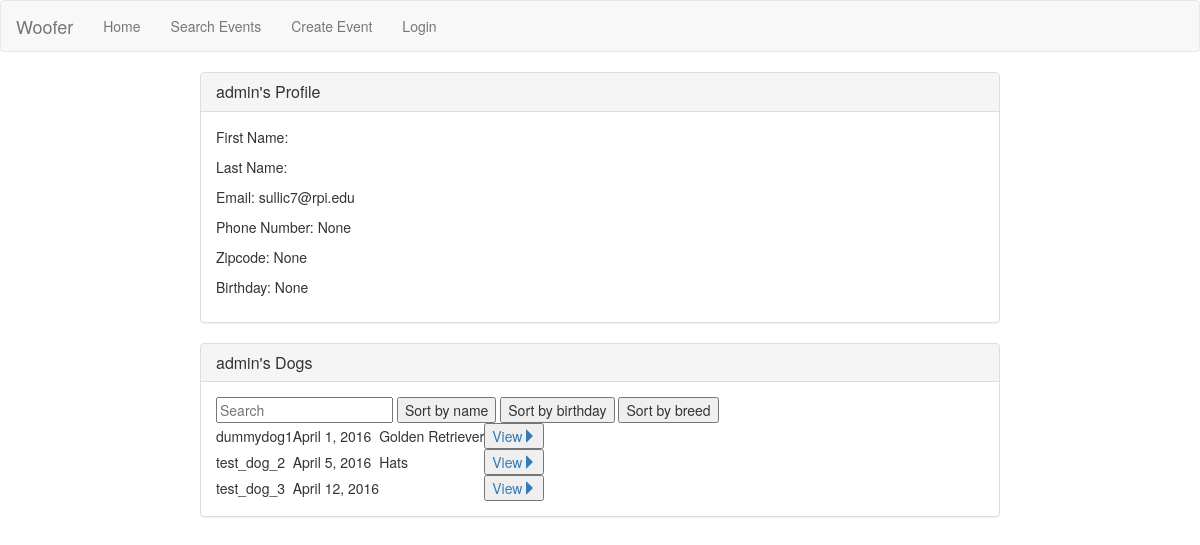
Before: /view_user/1/ with the older database file.
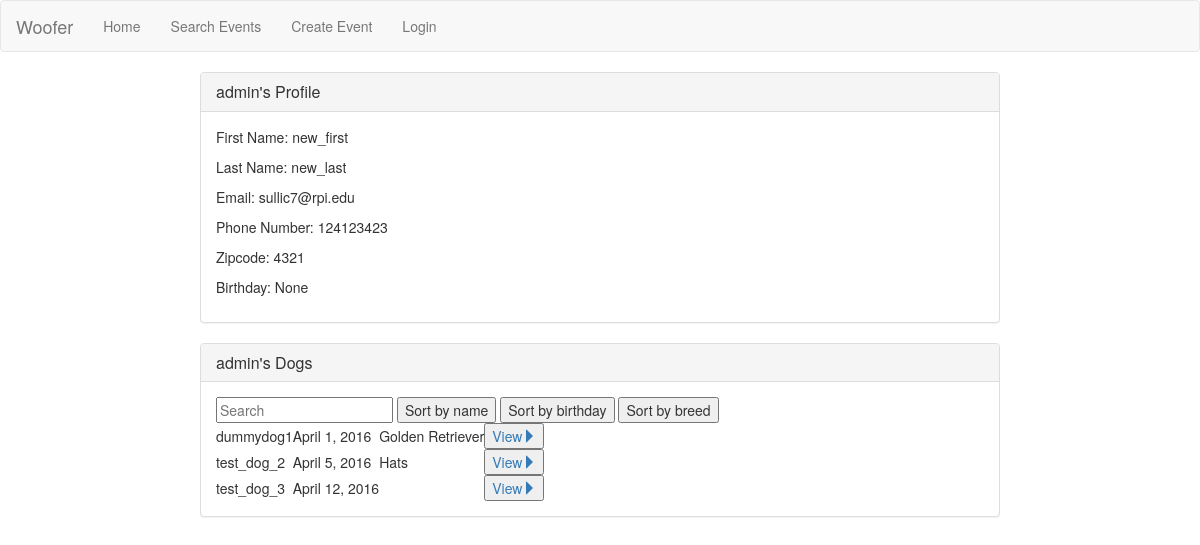
After: the same page with the newer database file.
### woofer/models.py (models this page shows, shortened)
class Profile(models.Model):
    id = models.AutoField(primary_key=True)
    user = models.OneToOneField(User)
    phone_number = models.IntegerField(blank=True, null=True)
    zipcode = models.IntegerField(blank=True, null=True)
    birthday = models.DateField(auto_now=False, auto_now_add=False, blank=True, null=True)

class Dog(models.Model):
    id = models.AutoField(primary_key=True)
    name = models.CharField(max_length=100)
    owner = models.ForeignKey(User, on_delete=models.CASCADE)
    birthday = models.DateField(auto_now=False, auto_now_add=False, blank=True, null=True)
    weight = models.IntegerField(blank=True, null=True)
    breed = models.CharField(max_length=100, blank=True, null=True)
    potty_trained = models.BooleanField()
    bio = models.TextField(blank=True, null=True)
    LOW = 'LO'
    MEDIUM = 'MD'
    HIGH = 'HI'
    ACTIVITY_CHOICES = (
            (LOW, 'Not active'),
            (MEDIUM, 'Somewhat active'),
            (HIGH, 'Very active')
        )
    TEMPERAMENT_CHOICES = (
            (LOW, 'Prefers to be left alone'),
            (MEDIUM, 'Good with small groups'),
            (HIGH, 'Good with any size groups')
        )
    activity = models.CharField(max_length=2, choices=ACTIVITY_CHOICES)
    temperament_kids = models.CharField(max_length=2, choices=TEMPERAMENT_CHOICES)
    temperament_dogs = models.CharField(max_length=2, choices=TEMPERAMENT_CHOICES)
    temperament_strangers = models.CharField(max_length=2, choices=TEMPERAMENT_CHOICES)

### woofer/views/user_views.py (the view)
# urls.py: url(r'^view_user/(?P<userid>[0-9]+)/$', user_views.view_user, name='view-user'),
def view_user(request, userid):
    user_to_view = User.objects.get(id = userid)
    profile = Profile.objects.get(user = user_to_view)
    dogs = Dog.objects.all().filter(owner = user_to_view)
    return render(request, 'woofer/view_user.html',
    {
        'profile' : profile,
        'dogs' : dogs
    } )

### woofer/templates/woofer/view_user.html (shortened to what this page needs)
{% extends 'woofer/pageframe.html' %}
{% block content %}
<div class="panel panel-default">
  <div class="panel-heading">
    <h3 class="panel-title">{{ profile.user.username }}'s Profile</h3>
  </div>
  <div class="panel-body">
    <p>First Name: {{ profile.user.first_name }}</p>
    <p>Last Name: {{ profile.user.last_name }}</p>
    <p>Email: {{ profile.user.email }}</p>
    <p>Phone Number: {{ profile.phone_number }}</p>
    <p>Zipcode: {{ profile.zipcode }}</p>
    <p>Birthday: {{ profile.birthday }}</p>
  </div>
</div>
<div class="panel panel-default">
  <div class="panel-heading">
    <h3 class="panel-title">{{ profile.user.username }}'s Dogs</h3>
  </div>
  <div class="panel-body">
      <div id="dogs">
        <input class="search" placeholder="Search" />
        <button class="sort" data-sort="name">Sort by name</button>
        <button class="sort" data-sort="birthday">Sort by birthday</button>
        <button class="sort" data-sort="breed">Sort by breed</button>
      <table>
        <tbody class="list">
          {% for dog in dogs %}
            <tr>
              <td class="name">{{ dog.name }}</td>
              <td class="birthday">{{ dog.birthday }}</td>
              <td class="breed">{{ dog.breed }}</td>
              <td><a href="{% url 'view-dog' dog.id %}" ><button class="">View<span class="glyphicon glyphicon-triangle-right" aria-hidden="true"></span></button></a></td>
            </tr>
          {% endfor %}
        </tbody>
      </table>
  </div>
</div>
{% endblock %}

### woofer/templates/woofer/pageframe.html (shortened to what this page needs)
{% load staticfiles %}
<!DOCTYPE html>
<html lang="en">
  <head>
    <link href="https://maxcdn.bootstrapcdn.com/bootstrap/3.3.6/css/bootstrap.min.css" rel="stylesheet" type="text/css"/>
    <link href="{% static "css/main.css" %}" rel="stylesheet" type="text/css"/>
  </head>
  <body>
  <div id="wrap">
    <nav class="navbar navbar-default">
  <div class="container-fluid">
    <div class="navbar-header">
      <a class="navbar-brand" href="{% url 'index' %}">Woofer</a>
    </div>
    <div class="collapse navbar-collapse" id="bs-example-navbar-collapse-1">
      <ul class="nav navbar-nav">
        <li><a href="{% url 'index' %}">Home</a></li>
        <li><a href="{% url 'event-list' %}">Search Events</a></li>
        <li><a href="{% url 'create-event' %}">Create Event</a></li>
        {% if request.user.is_authenticated %}
          <li><p>Welcome {{ user.username }} your userid is {{ user.id }}</p></li>
          <li><a href="{% url 'view-profile' %}">View Profile</a></li>
          <li><a href="{% url 'logout' %}">Logout</a></li>
        {% else %}
          <li><a href="{% url 'login' %}">Login</a></li>
        {% endif %}
      </ul>
    </div>
  </div>
</nav>
    <div id="content_wrap">
     {% block content %}Yo boi I'm the pageframe you should put some content in me.{% endblock %}
     </div>
  </div>
  </body>
</html>

### static/css/main.css (style rules this page uses)
#content_wrap { max-width: 800px; margin-left: auto; margin-right: auto; }

Changed rows visible on the page:
changed Profile "None": user.first_name (not shown) → "new_first"; user.last_name (not shown) → "new_last"; phone_number "None" → "124123423"; zipcode "None" → "4321"
